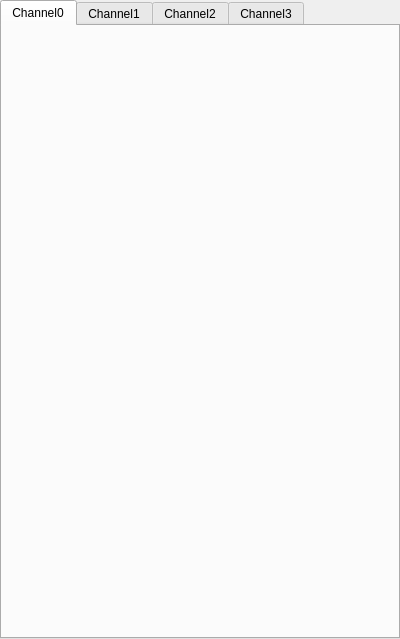
<?xml version="1.0" encoding="UTF-8"?>
<ui version="4.0">
 <class>wTempM1Calibr</class>
 <widget class="QWidget" name="wTempM1Calibr">
  <property name="geometry">
   <rect>
    <x>0</x>
    <y>0</y>
    <width>400</width>
    <height>639</height>
   </rect>
  </property>
  <property name="windowTitle">
   <string>Form</string>
  </property>
  <layout class="QVBoxLayout" name="verticalLayout">
   <property name="spacing">
    <number>0</number>
   </property>
   <property name="leftMargin">
    <number>0</number>
   </property>
   <property name="topMargin">
    <number>0</number>
   </property>
   <property name="rightMargin">
    <number>0</number>
   </property>
   <property name="bottomMargin">
    <number>0</number>
   </property>
   <item>
    <widget class="QTabWidget" name="tabWidget">
     <property name="currentIndex">
      <number>0</number>
     </property>
     <widget class="QWidget" name="tChannel0">
      <attribute name="title">
       <string>Channel0</string>
      </attribute>
     </widget>
     <widget class="QWidget" name="tChannel1">
      <attribute name="title">
       <string>Channel1</string>
      </attribute>
     </widget>
     <widget class="QWidget" name="tChannel2">
      <attribute name="title">
       <string>Channel2</string>
      </attribute>
     </widget>
     <widget class="QWidget" name="tChannel3">
      <attribute name="title">
       <string>Channel3</string>
      </attribute>
     </widget>
    </widget>
   </item>
  </layout>
 </widget>
 <resources/>
 <connections/>
</ui>
